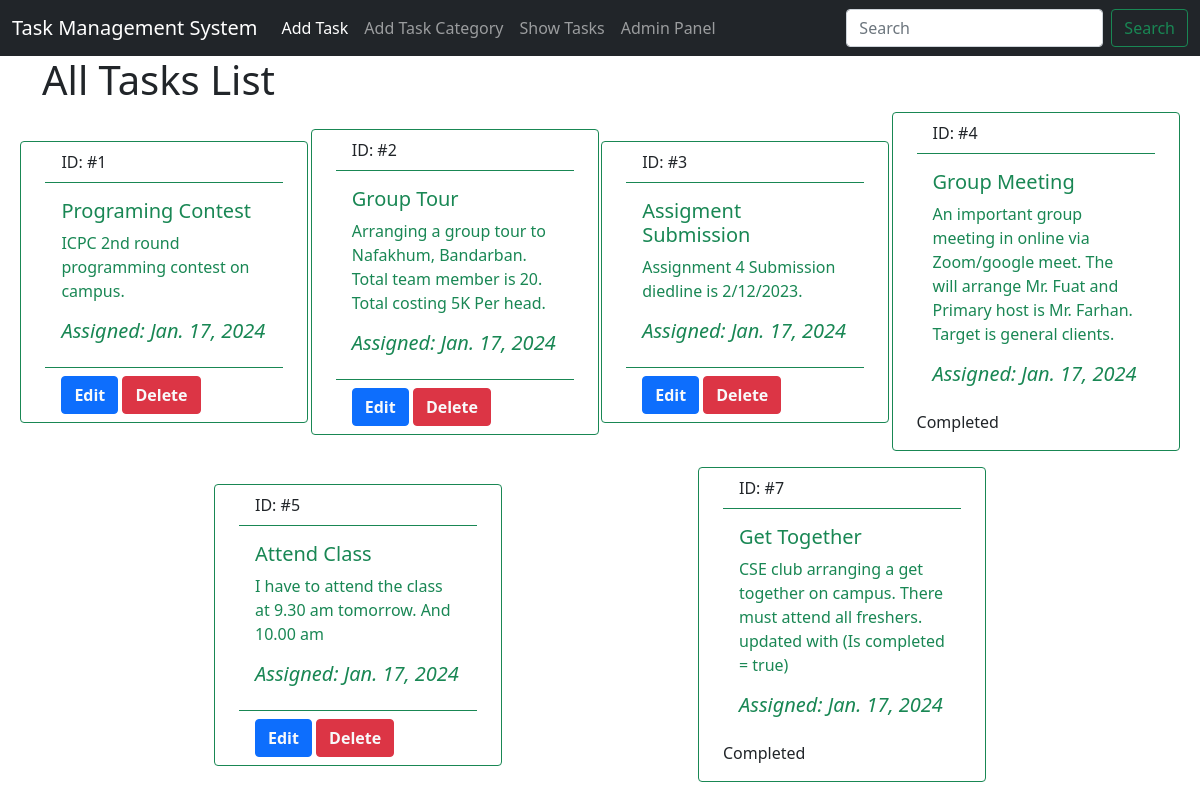
The page / on the database its author committed.
### mytasks/models.py (models this page shows, shortened)
class TaskModel(models.Model):
    taskTitle = models.CharField(max_length=255)
    taskDescription = models.TextField()
    is_completed = models.BooleanField(default=False)
    taskAssignDate = models.DateField(auto_now_add=True)
    categories = models.ManyToManyField(CategoryModel)

### todo_task/views.py (the view)
# urls.py: 2. Add a URL to urlpatterns:  path('', views.home, name='home')
def home(request):
    tasks = TaskModel.objects.all()
    return render(request, 'home.html', {'tasks': tasks})

### templates/home.html
{% extends 'base.html' %}
{% block content %}
<h1>All Tasks List</h1>
<div class="d-flex justify-content-evenly align-items-center row gx-5">
    {% for task in tasks %}
    <div class="card border-success mb-3"
        style="max-width: 18rem;">
        <div class="card-header bg-transparent border-success">ID: #{{ task.id }}</div>
        <div class="card-body text-success">
            <h5 class="card-title">{{ task.taskTitle }}</h5>
            <p class="card-text">{{ task.taskDescription }}</p>
            <h5 class="fst-italic">Assigned: {{ task.taskAssignDate }}</h5>
        </div>
        {% if not task.is_completed%}
        <div class="card-footer bg-transparent border-success">
            <a class="btn btn-primary fw-bold text-light"
                href="{% url 'edit_post' task.id %}">Edit</a>
            <a class="btn btn-danger fw-bold text-light"
                href="{% url 'delete_post' task.id %}">Delete</a>
        </div>
        {% else %}
        <p>Completed</p>
        {% endif %}
    </div>
    {% endfor %}
</div>
{% endblock %}

### rows shown on the page
TaskModel: id "1", taskTitle "Programing Contest", taskDescription "ICPC 2nd round programming contest on campus.", taskAssignDate "Jan. 17, 2024", is_completed "Edit"
TaskModel: id "2", taskTitle "Group Tour", taskDescription "Arranging a group tour to Nafakhum, Bandarban. Total team member is 20. Total costing 5K Per head.", taskAssignDate "Jan. 17, 2024", is_completed "Edit"
TaskModel: id "3", taskTitle "Assigment Submission", taskDescription "Assignment 4 Submission diedline is 2/12/2023.", taskAssignDate "Jan. 17, 2024", is_completed "Edit"
TaskModel: id "4", taskTitle "Group Meeting", taskDescription "An important group meeting in online via Zoom/google meet. The will arrange Mr. Fuat and Primary host is Mr. Farhan. Target is general clients.", taskAssignDate "Jan. 17, 2024", is_completed "Completed"
TaskModel: id "5", taskTitle "Attend Class", taskDescription "I have to attend the class at 9.30 am tomorrow. And 10.00 am", taskAssignDate "Jan. 17, 2024", is_completed "Edit"
TaskModel: id "7", taskTitle "Get Together", taskDescription "CSE club arranging a get together on campus. There must attend all freshers. updated with (Is completed = true)", taskAssignDate "Jan. 17, 2024", is_completed "Completed"
